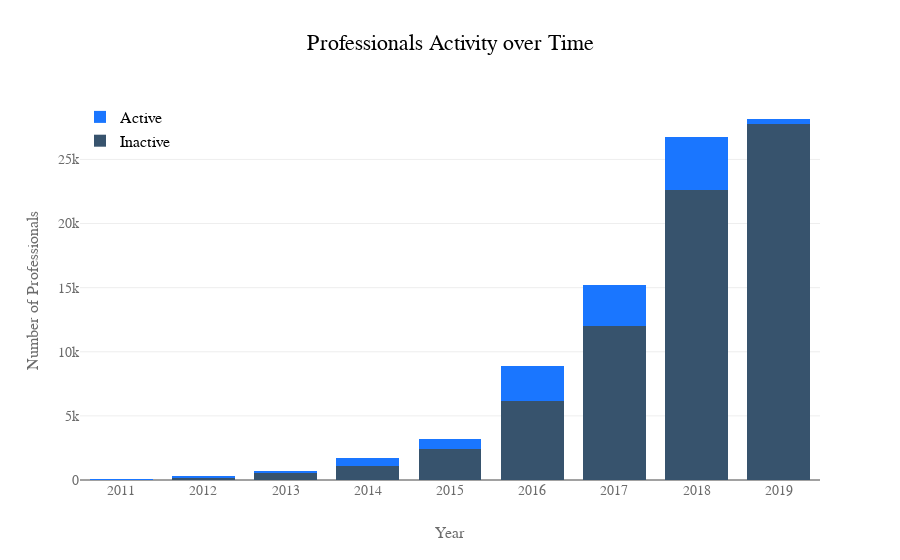

This figure's notebook cell:
### Code cell
trace1 = go.Bar(
    x=pro["year"],
    y=pro["number of non-active professionals"],
    name='Inactive',
    marker=dict(
        color='rgb(55, 83, 109)'
    )
)
trace2 = go.Bar(
    x=pro["year"],
    y=pro["number of active professionals"],
    name='Active',
    marker=dict(
        color='rgb(26, 118, 255)'
    )
)
data = [trace1, trace2]
layout = go.Layout(
    title='Professionals Activity over Time',
    xaxis=dict(
        title='Year',
        titlefont=dict(
            size=16,
            color='rgb(107, 107, 107)'
        ),
        tickfont=dict(
            size=14,
            color='rgb(107, 107, 107)'
        )
    ),
    yaxis=dict(
        title='Number of Professionals',
        titlefont=dict(
            size=16,
            color='rgb(107, 107, 107)'
        ),
        tickfont=dict(
            size=14,
            color='rgb(107, 107, 107)'
        )
    ),
    legend=dict(
        x=0,
        y=1.0,
        bgcolor='rgba(255, 255, 255, 0)',
        bordercolor='rgba(255, 255, 255, 0)'
    ),
    font=dict(
            family='sans-serif',
            size=16,
            color='#000'
        ),
    barmode='stack',
    bargap=0.15,
    bargroupgap=0.1
)

fig = go.Figure(data=data, layout=layout)
iplot(fig, filename='style-bar')

### Figure 1 — Plotly figure (JSON) as saved in the notebook; plotly's stock layout.template omitted (floating-point values rounded to 4 significant figures)
{"data": [{"marker": {"color": "rgb(55, 83, 109)"}, "name": "Inactive", "type": "bar", "uid": "734b6dca-980e-4630-91a4-5f419fd764ca", "x": [2011, 2012, 2013, 2014, 2015, 2016, 2017, 2018, 2019], "y": [34, 132, 528, 1114, 2438, 6174, 12045, 22653, 27739]}, {"marker": {"color": "rgb(26, 118, 255)"}, "name": "Active", "type": "bar", "uid": "6a06cc84-b394-40ec-b271-97cad5fbc0f1", "x": [2011, 2012, 2013, 2014, 2015, 2016, 2017, 2018, 2019], "y": [23, 147, 180, 581, 797, 2679, 3130, 4094, 413]}], "layout": {"bargap": 0.15, "bargroupgap": 0.1, "barmode": "stack", "font": {"color": "#000", "family": "sans-serif", "size": 16}, "legend": {"bgcolor": "rgba(255, 255, 255, 0)", "bordercolor": "rgba(255, 255, 255, 0)", "x": 0, "y": 1}, "title": {"text": "Professionals Activity over Time"}, "xaxis": {"tickfont": {"color": "rgb(107, 107, 107)", "size": 14}, "title": {"font": {"color": "rgb(107, 107, 107)", "size": 16}, "text": "Year"}}, "yaxis": {"tickfont": {"color": "rgb(107, 107, 107)", "size": 14}, "title": {"font": {"color": "rgb(107, 107, 107)", "size": 16}, "text": "Number of Professionals"}}}}
